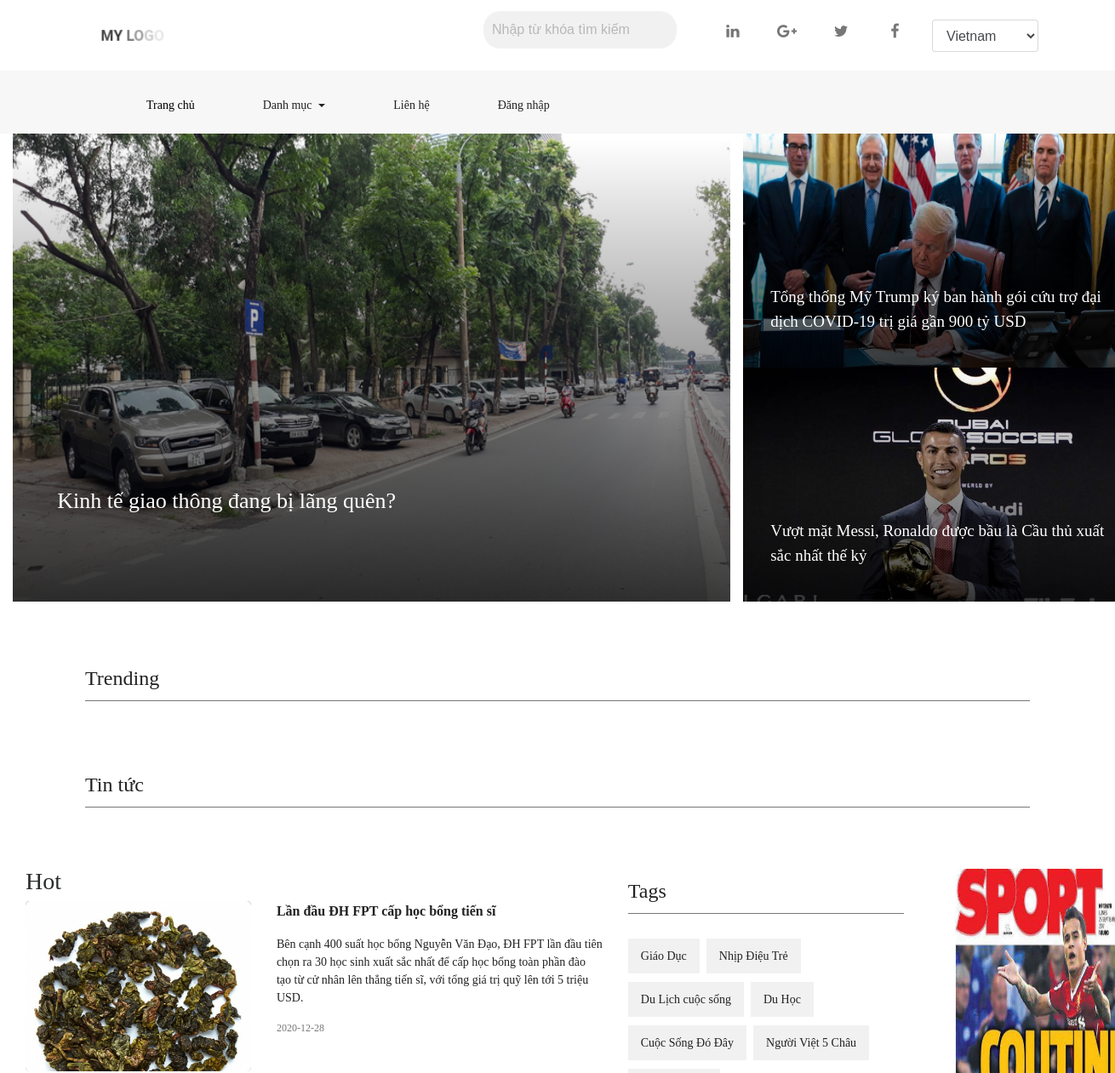
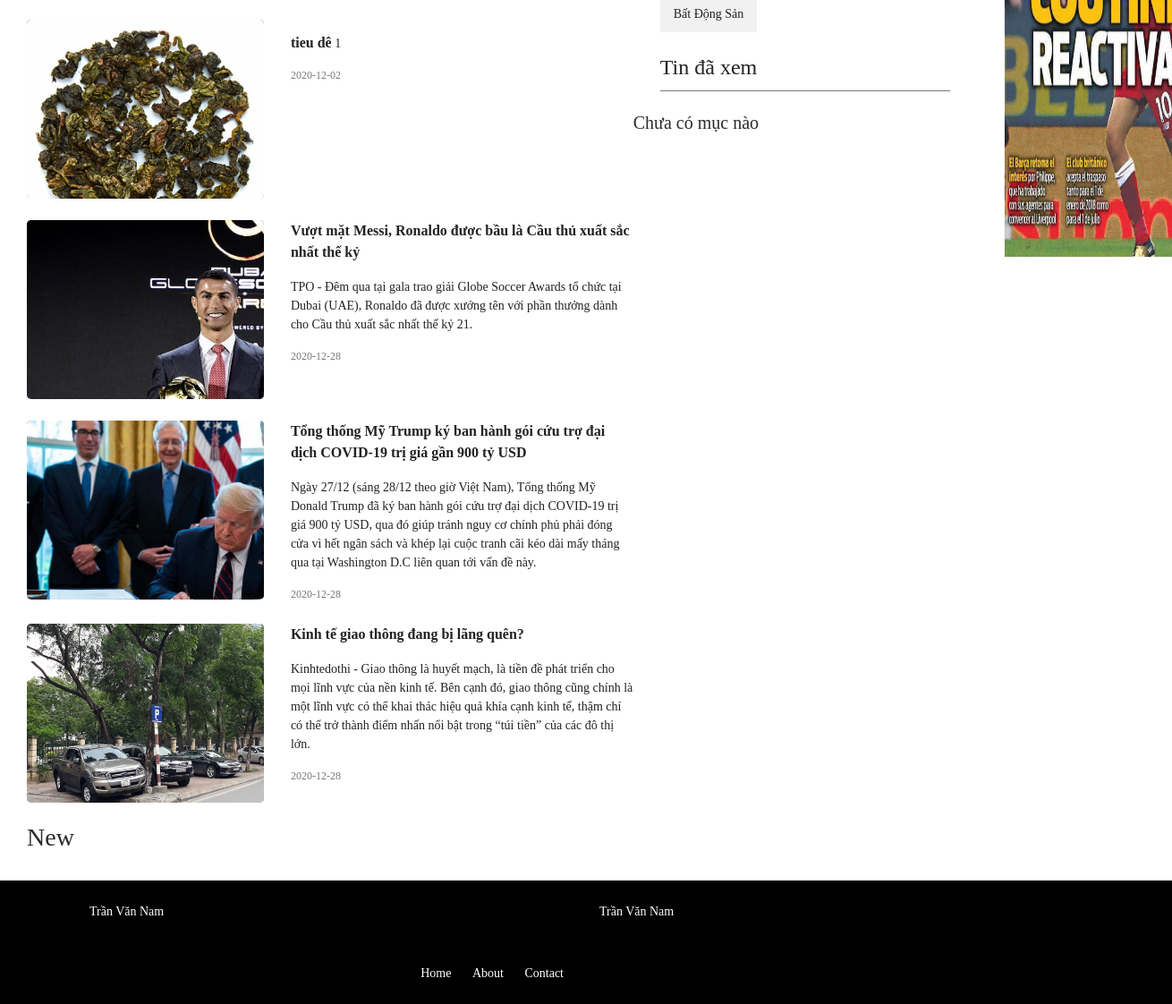
The page / on the database its author committed (2 pictures, top to bottom).
### tables this page shows
CREATE TABLE `news` (
  `IdNews` int(10) UNSIGNED NOT NULL,
  `IdUser` int(11) NOT NULL,
  `Title` varchar(255) NOT NULL,
  `Overview` text NOT NULL,
  `Detail` text NOT NULL,
  `UrlPics` varchar(255) NOT NULL,
  `Day` date NOT NULL,
  `Views` int(11) NOT NULL,
  `NewsAppear` tinyint(4) DEFAULT NULL,
  `Keyword` varchar(255) NOT NULL,
  `IdNewsType` int(11) NOT NULL,
  `HotNews` int(11) NOT NULL
);

CREATE TABLE `newstype` (
  `IdNewsType` int(10) NOT NULL,
  `NewsTypeName` varchar(255) NOT NULL,
  `NewsTypeNumber` int(11) DEFAULT NULL,
  `NewsTypeAppear` tinyint(4) DEFAULT NULL,
  `IdType` int(11) NOT NULL
);

CREATE TABLE `ads` (
  `IdAds` int(10) UNSIGNED NOT NULL,
  `AdsDescription` varchar(255) DEFAULT NULL,
  `Url` varchar(255) DEFAULT NULL,
  `UrlAdsPics` varchar(255) DEFAULT NULL
);

### mvc/core/app.php (called while the page is built, shortened)
<?php
    class App{
        protected  $controller="home";
        protected  $action="SayHi";
        function __construct(){
           $arr = $this->UrlProcess();
            if(file_exists("./mvc/Controllers/".$arr[0].".php")){
                    $this->controller = $arr[0];
                    array_shift($arr);
                }
           $controller = new $this->controller;
            if(isset($arr[0])){
                if( method_exists( $controller, $arr[0])){
                    $this->action = $arr[0];
                    array_shift($arr);
                }
            }
            $this->params = $arr;
            $action = $this->action;
            $params = $this->params;
            $controller->$action($params);
        }
        function UrlProcess(){
            if(isset($_GET["url"])) {
               return explode("/",filter_var(trim($_GET["url"],"/")));
            }
            else {
                $arr[0] = $this->controller;
                $arr[1] = $this->action;
                $arr[2] = [];
                return $arr;
                }
        }
    }
?>

### index.php (called while the page is built, shortened)
<?php
    $myapp  = new App();
?>

### mvc/core/database.php (called while the page is built, shortened)
<?php
    class DB{
        private $server     = DB_HOST;
        private $user       = DB_USER;
        private $password   = DB_PASS;
        private $dbName     = DB_NAME;
        private $statement;
        private $dbHander;
        function __construct(){
            $conn = 'mysql:host=' . $this->server . ';dbname=' . $this->dbName;
            $options = array(
                PDO::ATTR_PERSISTENT => true,
                PDO::ATTR_ERRMODE => PDO::ERRMODE_EXCEPTION
            );
            try {
                $this->dbHander = new PDO($conn,$this->user,$this->password,$options);
            }catch (PDOException $e){
                $this->error = $e->getMessage();
                echo $this->error;
            }
        }
        public function query($sql){
            $this->statement = $this->dbHander->prepare($sql);
        }
        public function execute() {
            return $this->statement->execute();
        }
        public function resultSet(){
            $this->execute();
            return $this->statement->fetchAll(PDO::FETCH_OBJ);
        }
    }

### mvc/Models/noidungModel.php (called while the page is built, shortened)
<?php
    class noidungModel{
        private $db;
        public function __construct() {
            $this->db = new DB;
        }
        public function dsnoidung_DESC(){
            $this->db->query("SELECT * FROM news ORDER BY IdNews DESC");
            $result = $this->db->resultSet();
            return $result;
        }
        public function dsnoidung_view(){
            $this->db->query("SELECT * FROM news ORDER BY Views DESC");
            $result = $this->db->resultSet();
            return $result;
        }
}
?>

### mvc/Models/loaitinModel.php (called while the page is built, shortened)
<?php
    class loaitinModel{
        private $db;
        public function __construct() {
            $this->db = new DB;
        }
        public function dsloaitin(){
            $this->db->query("SELECT * FROM newstype");
            $result = $this->db->resultSet();
            return $result;
        }
    }
?>

### mvc/Models/quangcaoModel.php (called while the page is built, shortened)
<?php
    class quangcaoModel{
        private $db;
        public function __construct() {
            $this->db = new DB;
        }
        public function dsquangcao_DESC(){
            $this->db->query("SELECT * FROM ads ORDER BY IdAds DESC");
            $result = $this->db->resultSet();
            return $result;
        }
}
?>

### public/user/pages/index.php (the view, shortened to what this page needs)
<section calss="body-absolute">
    <div class="container-fluid2 padding mb-5">
        <div class="row mx-0">
            <div class="col-md-8 col-12 padding animate-box" data-animate-effect="fadeIn">
                <?php
                           if(isset($data['dsnoidung'])){
                               foreach($data['dsnoidung'] as $dsnoidung){
                                   if($dsnoidung->HotNews == 1 && $dsnoidung->NewsAppear == 1){
                                       echo ' <div class="all_suceeall_height"><img src="./'.$dsnoidung->UrlPics.'" alt="img"/>
                                               <div class="all_suceeall_height_position_absolute"></div>
                                               <div class="all_suceeall_height_position_absolute_font">
                                               <div class=""><a href="#" class="color_fff"></a></div>';
                                       echo '<div class=""><a href="'.URLROOT.'/home/viewed/'.$dsnoidung->IdNews.'" class="all_good_font">'.$dsnoidung->Title.'</a></div>';
                                       $id = $dsnoidung->IdNews;
                                       break;
                                   }
                               }
                       ?>
            </div>
        </div>
    </div>
    <div class="col-md-4">
        <div class="row">
            <?php
                       $count = 0;
                       foreach($data['dsnoidung'] as $dsnoidung){
                           if($dsnoidung->HotNews == 1 && $dsnoidung->NewsAppear == 1 &&  $id != $dsnoidung->IdNews){
                           echo '<div class="col-md-12 col-12 paddding animate-box" data-animate-effect="fadeIn">
                           <div class="all_suceeall_height_2"><img src="./'.$dsnoidung->UrlPics.'" alt="img"/>
                               <div class="all_suceeall_height_position_absolute"></div>
                               <div class="all_suceeall_height_position_absolute_font_2">
                                   <div class=""><a href="#" class="color_fff"></a></div>';
                           echo '<div class=""><a href="'.URLROOT.'/home/viewed/'.$dsnoidung->IdNews.'" class="all_good_font_2"> '.$dsnoidung->Title.'</a></div>';
                           echo '
                           </div>
                           </div>';
                           if($count >= 1) break;
                           $count++;
                       }
                   }
               }
               ?>
        </div>
    </div>
    </div>
    </div>
    </div>
    </div>
    <div class="container-fluid pt-3">
        <div class="container animate-box" data-animate-effect="fadeIn">
            <div class="all_heading all_heading_border_bottom py-2 mb-4">Trending</div>
        </div>
    </div>
    <div class="container-fluid pb-4 pt-5">
        <div class="container animate-box">
            <div class="all_heading all_heading_border_bottom py-2 mb-4">Tin tức</div>
        </div>
    </div>
    <div class="container-fluid pb-4 pt-4 paddding">
        <div class="row mx-0">
            <div class="col-md-10 animate-box" data-animate-effect="InLeft">
                <div class="container paddding">
                    <div class="row mx-0">
                        <div class="col-md-8 animate-box" data-animate-effect="InLeft">
                            <h3>Hot</h3>
                            <?php
                               foreach($data['dsnoidung_view'] as $dsnoidung){
                                   if($dsnoidung->HotNews == 1){
                               echo '<div class="row pb-4">
                                   <div class="col-md-5">
                                       <div class="all_hover_news_img">
                                           <div class="all_news_img"><img src="./'.$dsnoidung->UrlPics.'" alt=""/></div>
                                           <div></div>
                                       </div>
                                   </div>
                                   <div class="col-md-7 animate-box">
                                       <a href="'.URLROOT.'/home/viewed/'.$dsnoidung->IdNews.'" class="all_magna py-2">'.$dsnoidung->Title.'</a> <a href="#" class="all_mini_time py-3"> '.$dsnoidung->Overview.'</a>
                                       <div class="most_all_treding_font_123"> '.$dsnoidung->Day.'</div>
                                   </div>
                                   </div>';
                               }
                           }
                           ?>
                            <h3>New</h3>
                        </div>
                        <div class="col-md-4 animate-box" data-animate-effect="InRight">
                            <div>
                                <div class="all_heading all_heading_border_bottom py-2 mb-4">Tags</div>
                            </div>
                            <div class="all_tags_all">
                                <?php
                               foreach($data['ds_loaitin'] as $dsloaitin){
                               echo '<a href="#" class="all_tagg">'.$dsloaitin->NewsTypeName.'</a>';
                               }
                           ?>
                            </div>
                            <div>
                                <div class="all_heading all_heading_border_bottom pt-3 py-2 mb-4">Tin đã xem</div>
                            </div>
                            <div class="row pb-3">
                                <?php
                                    if(!isset($data['dsview'])){
                                        echo '<div class="row pb-3">';
                                        echo '<h5> Chưa có mục nào </h5>';
                                        echo '</div>';
                                     }
                               ?>
                            </div>
                        </div>
                    </div>
                </div>
            </div>
            <div class="col-md-2 animate-box" data-animate-effect="InRight">
                <div class="container paddding">
                    <div class="row mx-0" id="adv">
                        <div class="col-md-8 animate-box list-adv" data-animate-effect="InLeft">
                            <?php
                               if(isset($data['quangcao'])){
                                   foreach ($data['quangcao'] as $quangcao) {
                                       echo '<img src="'.$quangcao->UrlAdsPics.'">';
                                   }
                               }
                            ?>
                        </div>
                        <div class="col-md-3 animate-box" data-animate-effect="InRight"></div>
                    </div>
                </div>
            </div>
        </div>
    </div>
</section>

### rows shown on the page
news: UrlPics (picture), Title "Kinh tế giao thông đang bị lãng quên?", Overview "Kinhtedothi - Giao thông là huyết mạch, là tiền đề phát triển cho mọi lĩnh vực của nền kinh tế. Bên cạnh đó, giao thông cũng chính là một lĩnh vực có thể khai thác hiệu quả khía cạnh kinh tế, thậm chí có thể trở thành điểm nhấn nổi bật trong “túi tiền” của các đô thị lớn.", Day "2020-12-28"
news: UrlPics (picture), Title "Tổng thống Mỹ Trump ký ban hành gói cứu trợ đại dịch COVID-19 trị giá gần 900 tỷ USD", Overview "Ngày 27/12 (sáng 28/12 theo giờ Việt Nam), Tổng thống Mỹ Donald Trump đã ký ban hành gói cứu trợ đại dịch COVID-19 trị giá 900 tỷ USD, qua đó giúp tránh nguy cơ chính phủ phải đóng cửa vì hết ngân sách và khép lại cuộc tranh cãi kéo dài mấy tháng qua tại Washington D.C liên quan tới vấn đề này.", Day "2020-12-28"
news: UrlPics (picture), Title "Vượt mặt Messi, Ronaldo được bầu là Cầu thủ xuất sắc nhất thế kỷ", Overview "TPO - Đêm qua tại gala trao giải Globe Soccer Awards tổ chức tại Dubai (UAE), Ronaldo đã được xướng tên với phần thưởng dành cho Cầu thủ xuất sắc nhất thế kỷ 21.", Day "2020-12-28"
news: UrlPics (picture), Title "Lần đầu ĐH FPT cấp học bổng tiến sĩ", Overview "Bên cạnh 400 suất học bổng Nguyễn Văn Đạo, ĐH FPT lần đầu tiên chọn ra 30 học sinh xuất sắc nhất để cấp học bổng toàn phần đào tạo từ cử nhân lên thẳng tiến sĩ, với tổng giá trị quỹ lên tới 5 triệu USD.", Day "2020-12-28"
news: UrlPics (picture), Title "tieu dê", Overview "1", Day "2020-12-02"
newstype: NewsTypeName "Giáo Dục"
newstype: NewsTypeName "Nhịp Điệu Trẻ"
newstype: NewsTypeName "Du Lịch cuộc sống"
newstype: NewsTypeName "Du Học"
newstype: NewsTypeName "Cuộc Sống Đó Đây"
newstype: NewsTypeName "Người Việt 5 Châu"
newstype: NewsTypeName "Bất Động Sản"
ads: UrlAdsPics (picture)
